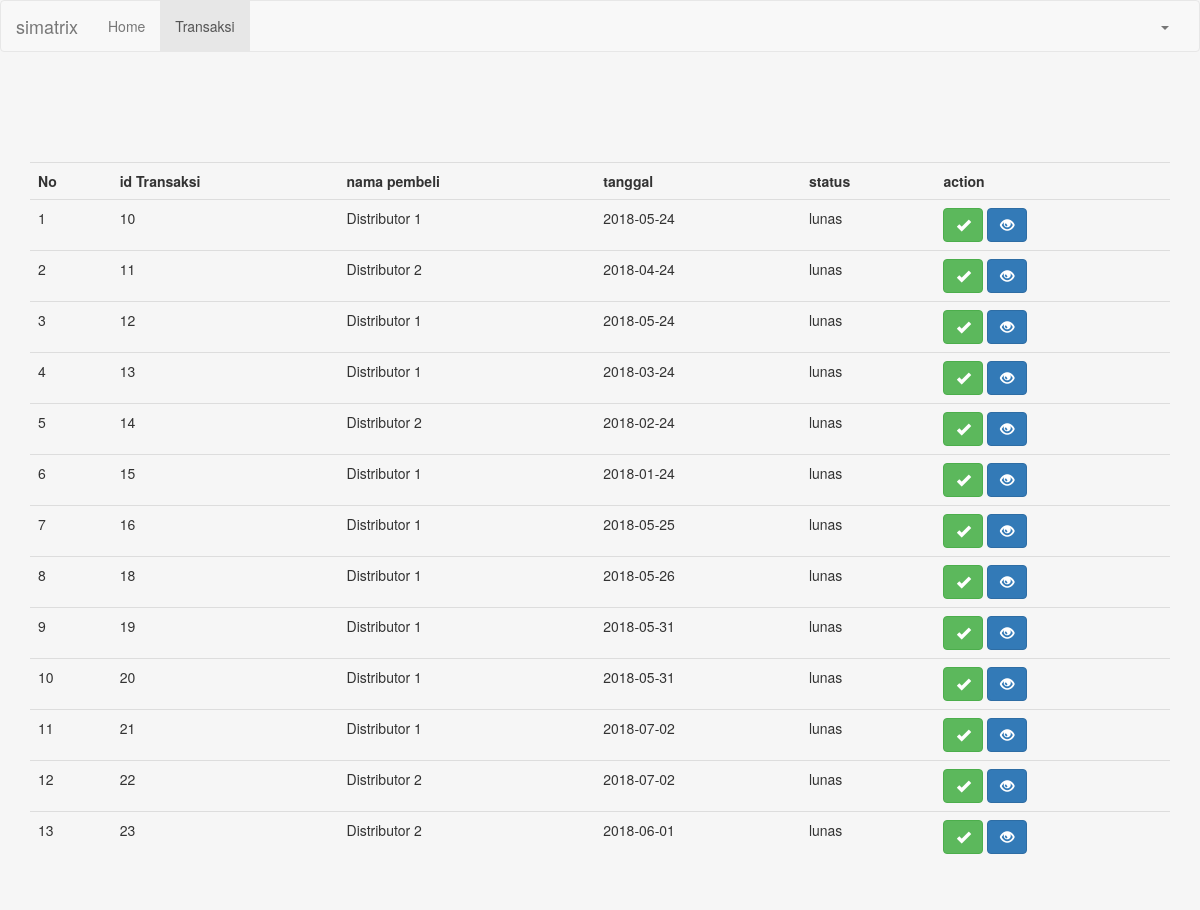
/index.php/transaksi/showTransaksiAdmin, run on the app's committed database.
### tables this page shows
CREATE TABLE `tb_penjualan` (
  `id_penjualan` int(11) NOT NULL,
  `id_user` int(11) NOT NULL,
  `tanggal` date NOT NULL,
  `status` varchar(50) NOT NULL DEFAULT 'belum bayar'
);

CREATE TABLE `users` (
  `id_user` int(11) NOT NULL,
  `nama` varchar(50) NOT NULL,
  `username` varchar(50) NOT NULL,
  `password` varchar(50) NOT NULL,
  `email` varchar(50) NOT NULL,
  `level` int(11) NOT NULL,
  `no_telepon` varchar(13) NOT NULL
);

### application/controllers/Transaksi.php (called while the page is built, shortened)
<?php
Class Transaksi extends CI_Controller{
	function __construct(){
		$this->load->model('Product_model','Product');
		$this->load->model('Admin_model','Admin_model');
		$this->load->model('Penjual_model','Penjual_model');
		$this->load->model('Transaksi_model','Transaksi_model');
	}
	public function showTransaksiAdmin(){
		$data['transaksi'] = $this->Transaksi_model->show_transaksi_admin();
		$this->load->view('admin/transaksi',$data);
	}
}

### index.php (called while the page is built, shortened)
<?php
require_once BASEPATH.'core/CodeIgniter.php';

### application/models/Transaksi_model.php (called while the page is built, shortened)
<?php
Class Transaksi_model extends CI_Model{
	public function show_transaksi_admin(){
		return $this->db->query("SELECT id_penjualan,u.nama,tanggal,status from tb_penjualan o
		JOIN users u ON o.id_user=u.id_user")->result();
	}
}
?>

### application/views/admin/transaksi.php (the view, shortened to what this page needs)
<!DOCTYPE html>
<html>
<head>
<link rel="stylesheet" href="https://maxcdn.bootstrapcdn.com/bootstrap/3.3.7/css/bootstrap.min.css">
  <link rel="stylesheet" type="text/css"
  href="<?php echo base_url('assets/css/style.css'); ?>">
  <link rel="stylesheet" href="//cdnjs.cloudflare.com/ajax/libs/morris.js/0.5.1/morris.css">
</head>
<body class="body-custom">
	<nav class="navbar navbar-default">
		<div class="container-fluid">
			<div class="navbar-header">
				<a class="navbar-brand" href="<?php echo base_url('home/homeAdmin') ?>">simatrix</a>
			</div>
			<div class="collapse navbar-collapse" id="bs-example-navbar-collapse-1">
				<ul class="nav navbar-nav">
					<li><a href="<?php echo base_url('home/homeAdmin') ?>">Home <span class="sr-only">(current)</span></a></li>
          <li class="active"><a href="<?php echo base_url('transaksi/showTransaksiAdmin') ?>">Transaksi</a></li>
				</ul>
				<ul class="nav navbar-nav navbar-right">
					<li class="dropdown">
						<a href="#" class="dropdown-toggle" data-toggle="dropdown" role="button" aria-haspopup="true" aria-expanded="false"><?php
            echo $this->session->userdata('username')?> <span class="caret"></span></a>
					</li>
				</ul>
			</div>
		</div>
	</nav>
	<div class="container">
		<br><br><br>
		<table class="table" style="margin-top: 30px;">
			<tr>
				<th>No</th>
				<th>id Transaksi</th>
				<th>nama pembeli</th>
				<th>tanggal</th>
				<th>status</th>
				<th>action</th>
			</tr>
			<?php
			$no=1;
			foreach ($transaksi as $item) { ?>
			<tr>
				<td><?php echo $no; ?></td>
				<td><?php echo $item->id_penjualan; ?></td>
				<td><?php echo $item->nama; ?></td>
				<td><?php echo $item->tanggal; ?></td>
				<td><?php echo $item->status; ?></td>
				<td>
				<a href=" <?php echo base_url('transaksi/editStatusTransaksi/').$item->id_penjualan ?>"> <button class="btn btn-success"><span class="glyphicon glyphicon-ok"></span></button></a>
					<a href="<?php echo base_url('transaksi/detailTransaksiAdmin/').$item->id_penjualan ?>"> <button class="btn btn-primary"><span class="glyphicon glyphicon-eye-open"></span></button></a>
				</td>
			</tr>
			<?php
			$no++;
		}
		?>
	</table>
</div>
<br><br><br>
</body>
</html>

### assets/css/style.css (style rules this page uses)
.body-custom { background-color: #F6F6F6; }

### data on the page
tb_penjualan: id_penjualan "10", id_user.nama "Distributor 1", tanggal "2018-05-24", status "lunas"
tb_penjualan: id_penjualan "11", id_user.nama "Distributor 2", tanggal "2018-04-24", status "lunas"
tb_penjualan: id_penjualan "12", id_user.nama "Distributor 1", tanggal "2018-05-24", status "lunas"
tb_penjualan: id_penjualan "13", id_user.nama "Distributor 1", tanggal "2018-03-24", status "lunas"
tb_penjualan: id_penjualan "14", id_user.nama "Distributor 2", tanggal "2018-02-24", status "lunas"
tb_penjualan: id_penjualan "15", id_user.nama "Distributor 1", tanggal "2018-01-24", status "lunas"
tb_penjualan: id_penjualan "16", id_user.nama "Distributor 1", tanggal "2018-05-25", status "lunas"
tb_penjualan: id_penjualan "18", id_user.nama "Distributor 1", tanggal "2018-05-26", status "lunas"
tb_penjualan: id_penjualan "19", id_user.nama "Distributor 1", tanggal "2018-05-31", status "lunas"
tb_penjualan: id_penjualan "20", id_user.nama "Distributor 1", tanggal "2018-05-31", status "lunas"
tb_penjualan: id_penjualan "21", id_user.nama "Distributor 1", tanggal "2018-07-02", status "lunas"
tb_penjualan: id_penjualan "22", id_user.nama "Distributor 2", tanggal "2018-07-02", status "lunas"
tb_penjualan: id_penjualan "23", id_user.nama "Distributor 2", tanggal "2018-06-01", status "lunas"
